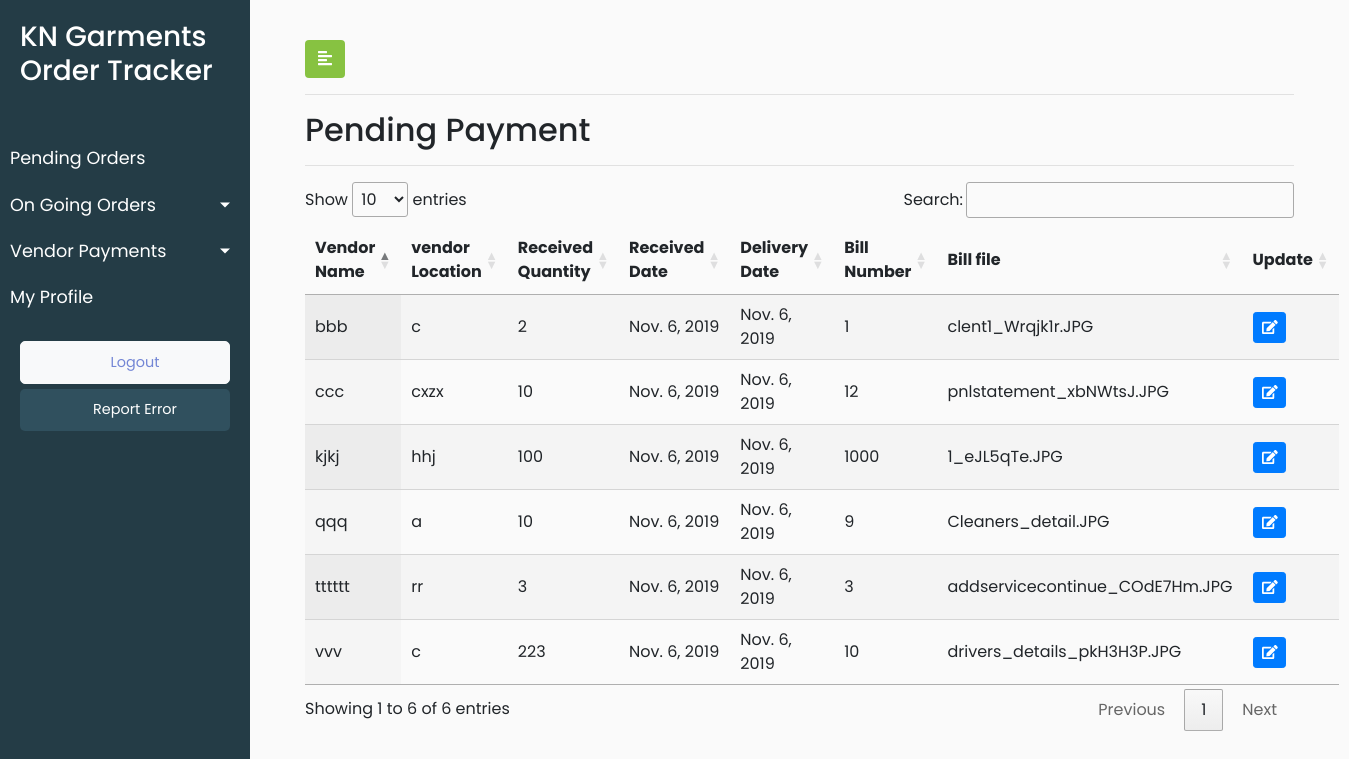
Before: /payment_pending/ (signed in) with the older database file.
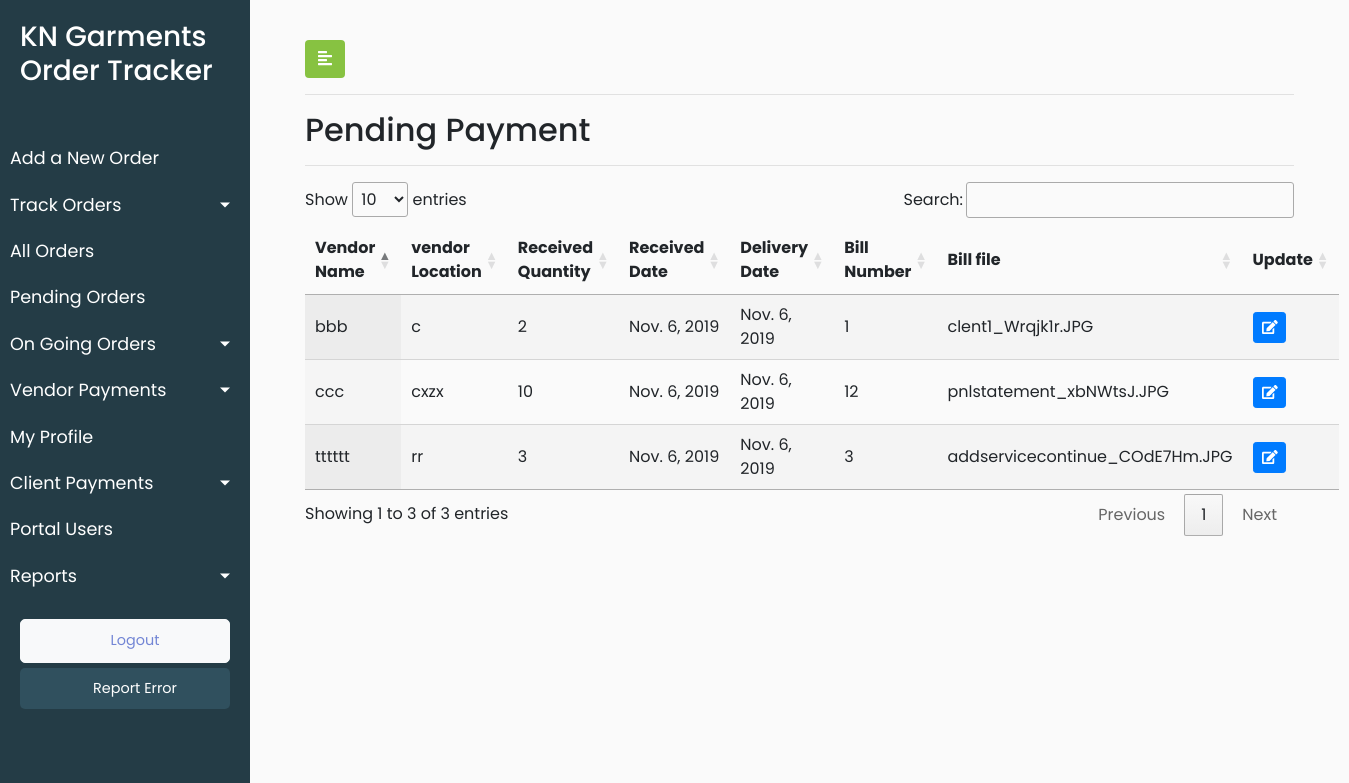
After: the same page with the newer database file.
### KNGarment_Order_TrackPro_App/models.py (models this page shows, shortened)
class Process(models.Model):
    Paid = 1
    Pending = 2
    PAYMENT_STATUS=((Paid,'Paid'), (Pending,'Pending'))
    process_vendor_name = models.CharField(max_length=920,blank=True)
    process_vendor_location = models.CharField(max_length=920,blank=True)
    process_received_quantity = models.IntegerField(blank=True,null=True)
    process_received_date = models.DateField(default=timezone.now)
    process_delivery_date = models.DateField(default=timezone.now)
    process_bill_number = models.IntegerField(blank=True,default=0)
    process_bill_file = models.FileField(blank=True)
    process_payment_status = models.PositiveSmallIntegerField(choices=PAYMENT_STATUS,default=Pending,blank=True)
    process_date_of_entry = models.DateTimeField(default=timezone.now)
    process_vendor_id = models.ForeignKey(Vendor, on_delete = models.CASCADE,blank=True)
    process_order_id = models.ForeignKey(Orders, on_delete=models.CASCADE,blank=True)
    process_customuser_id = models.ForeignKey(CustomUser,on_delete=models.CASCADE,default=1)
    objects = InheritanceManager()
    class Meta:
        verbose_name_plural = "Process List"
        verbose_name = "Process"

### KNGarment_Order_TrackPro_App/views.py (the view)
# urls.py: path('payment_pending/', views.payment_pending, name = 'payment_pending'),
@login_required(login_url='/user_login')
def payment_pending(request):
    user_role = request.user.user_role
    process_objects = Process.objects.all().filter(process_payment_status=2)
    data = {'processes':process_objects,'user_role':user_role}
    return render(request,'KNGarment_Order_TrackPro_App/pending_order.html',data)

### KNGarment_Order_TrackPro_App/templates/KNGarment_Order_TrackPro_App/pending_order.html (shortened to what this page needs)
{% extends 'KNGarment_Order_TrackPro_App/base.html' %}
{% load static %}
{% block stylesheets %}
<link rel="stylesheet" href="//cdn.datatables.net/1.10.19/css/jquery.dataTables.min.css">
{% endblock stylesheets %}
{% block content %}
        <div id="content">
            <div class="container-fluid">
                <button type="button" id="sidebarCollapse" class="btn" style="background-color: #87c241;color: white">
                    <i class="fas fa-align-left"></i>
                </button>
                <hr>
                <h2>Pending Payment</h2>
                <hr>
                <div>
                    <table id="test_table" class="display" style="width:100%">
                        <thead>
                            <tr>
                                <th>Vendor Name</th>
                                <th>vendor Location</th>
                                <th>Received Quantity</th>
                                <th>Received Date</th>
                                <th>Delivery Date</th>
                                <th>Bill Number</th>
                                <th>Bill file</th>
                                <th>Update</th>
                            </tr>
                        </thead>
                        <tbody>
                            {% for process in processes %}
                            <tr>
                                <td>{{process.process_vendor_name}}</td>
                                <td>{{process.process_vendor_location}}</td>
                                <td>{{process.process_received_quantity}}</td>
                                <td>{{process.process_received_date}}</td>
                                <td>{{process.process_delivery_date}}</td>
                                <td>{{process.process_bill_number}}</td>
                                <td>{{process.process_bill_file}}</td>
                                <td>
                            <button type="button" class="update-order btn btn-sm btn-primary" data-id="{% url 'KNGarment_Order_TrackPro_App:pending_order_update' pk=process.pk  %}">
                                <span class="fa fa-edit"></span>
                            </button>
                        </td>
                            </tr>
                            {% endfor %}
                        </tbody>
                    </table>
                </div>
            </div>
        </div>
{% endblock content %}

Changed rows visible on the page:
no longer on this page (row edited): Process: process_vendor_name "vvv", process_vendor_location "c", process_received_quantity "223", process_received_date "Nov. 6, 2019", process_delivery_date "Nov. 6, 2019", process_bill_number "10", process_bill_file "drivers_details_pkH3H3P.JPG"
no longer on this page (row edited): Process: process_vendor_name "qqq", process_vendor_location "a", process_received_quantity "10", process_received_date "Nov. 6, 2019", process_delivery_date "Nov. 6, 2019", process_bill_number "9", process_bill_file "Cleaners_detail.JPG"
no longer on this page (row edited): Process: process_vendor_name "kjkj", process_vendor_location "hhj", process_received_quantity "100", process_received_date "Nov. 6, 2019", process_delivery_date "Nov. 6, 2019", process_bill_number "1000", process_bill_file "1_eJL5qTe.JPG"
Other visible differences:
text written by a page script: "Show entries Search: Showing 1 to 6 of 6 entries Previous 1 Next" → "Show entries Search: Showing 1 to 3 of 3 entries Previous 1 Next"
text now shown: "Add a New Order Track Orders All Orders Client Payments Portal Users Reports"
